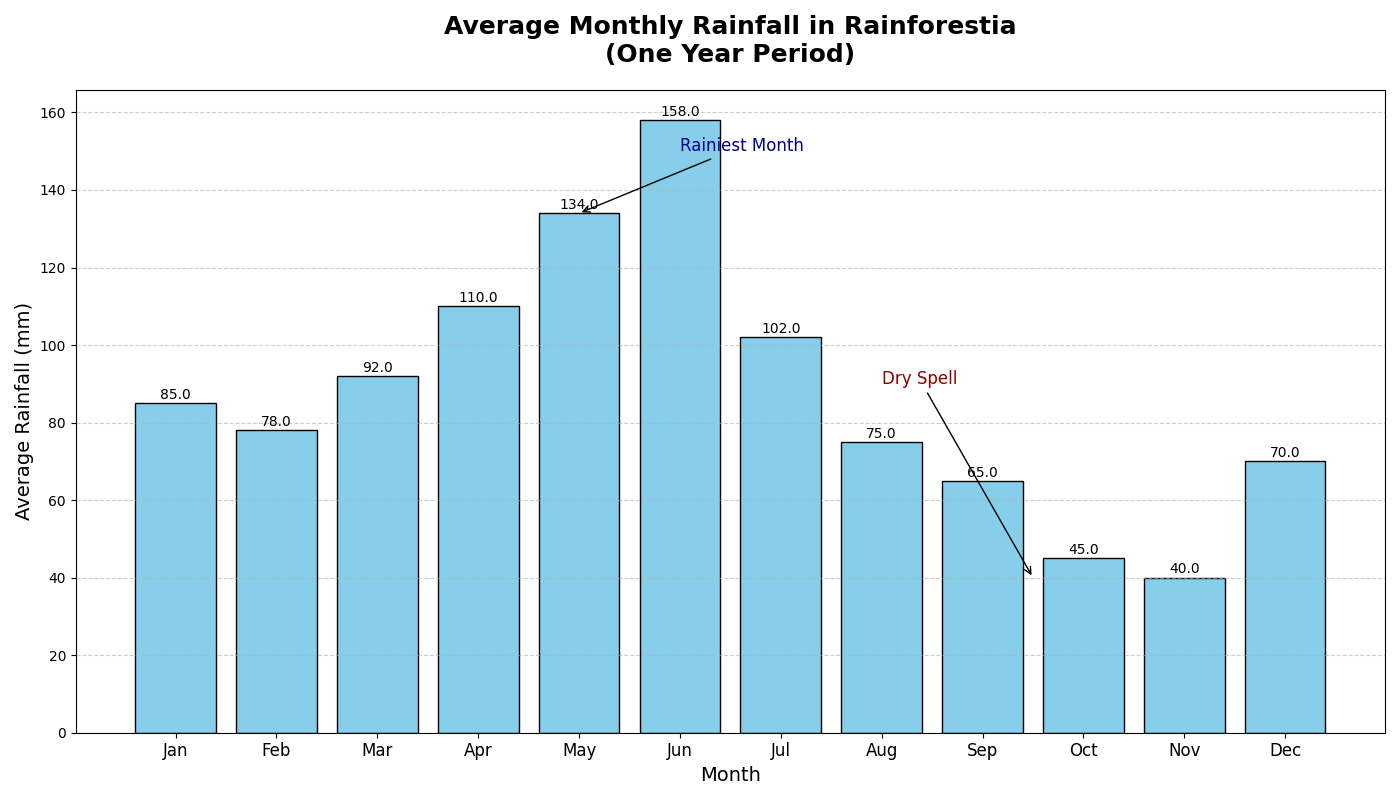

Generate this figure with Python:
import matplotlib.pyplot as plt
import numpy as np

# Define months and corresponding average rainfall (in millimeters)
months = np.arange(1, 13)
rainfall = np.array([85, 78, 92, 110, 134, 158, 102, 75, 65, 45, 40, 70])

# Define a consistent color for all bars
consistent_color = 'skyblue'

# Create the plot
fig, ax = plt.subplots(figsize=(14, 8))

# Plot bar chart for average monthly rainfall with consistent color
bars = ax.bar(months, rainfall, color=consistent_color, edgecolor='black')

# Annotate each bar with the rainfall amount
for bar in bars:
    height = bar.get_height()
    ax.annotate(f'{height:.1f}', xy=(bar.get_x() + bar.get_width() / 2, height), 
                xytext=(0, 3), textcoords='offset points', ha='center', fontsize=10, color='black')

# Add titles and labels
ax.set_title("Average Monthly Rainfall in Rainforestia\n(One Year Period)", fontsize=18, fontweight='bold', pad=20)
ax.set_xlabel("Month", fontsize=14)
ax.set_ylabel("Average Rainfall (mm)", fontsize=14)

# Customize x-ticks with month names
month_labels = ['Jan', 'Feb', 'Mar', 'Apr', 'May', 'Jun', 'Jul', 'Aug', 'Sep', 'Oct', 'Nov', 'Dec']
ax.set_xticks(months)
ax.set_xticklabels(month_labels, fontsize=12)

# Add gridlines
ax.grid(axis='y', linestyle='--', alpha=0.6)

# Highlight important insights with annotations
ax.annotate('Rainiest Month', xy=(5, rainfall[4]), xytext=(6, 150),
            arrowprops=dict(facecolor='black', arrowstyle='->'), fontsize=12, color='darkblue')
ax.annotate('Dry Spell', xy=(9.5, rainfall[10]), xytext=(8, 90),
            arrowprops=dict(facecolor='black', arrowstyle='->'), fontsize=12, color='darkred')

# Automatically adjust layout before displaying
plt.tight_layout()

# Display the plot
plt.show()
